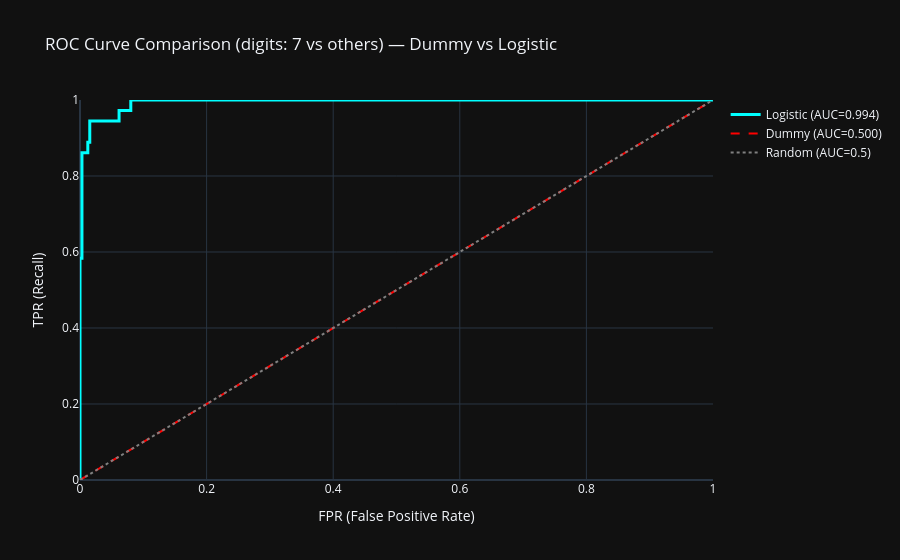

Notebook source saved alongside this figure:
### Markdown cell above
![ROC & AUC: 통계적 구분 능력](스크린샷%202026-02-13%20오후%202.17.10.png)

### Code cell
from sklearn.metrics import roc_curve, roc_auc_score
import numpy as np
import plotly.graph_objects as go

# Dummy: 점수 0만 내는 모델(랜덤 기준선 비교용)
y_proba_dummy = np.zeros(len(y_test_7))

fpr_lr, tpr_lr, _ = roc_curve(y_test_7, proba_7)
auc_lr = roc_auc_score(y_test_7, proba_7)

fpr_dummy, tpr_dummy, _ = roc_curve(y_test_7, y_proba_dummy)
auc_dummy = roc_auc_score(y_test_7, y_proba_dummy)

fig = go.Figure()

fig.add_trace(go.Scatter(
    x=fpr_lr, y=tpr_lr,
    mode="lines",
    name=f"Logistic (AUC={auc_lr:.3f})",
    line=dict(color="cyan", width=3)
))

fig.add_trace(go.Scatter(
    x=fpr_dummy, y=tpr_dummy,
    mode="lines",
    name=f"Dummy (AUC={auc_dummy:.3f})",
    line=dict(color="red", dash="dash")
))

fig.add_trace(go.Scatter(
    x=[0,1], y=[0,1],
    mode="lines",
    name="Random (AUC=0.5)",
    line=dict(color="gray", dash="dot")
))

fig.update_layout(
    title="ROC Curve Comparison (digits: 7 vs others) — Dummy vs Logistic",
    xaxis_title="FPR (False Positive Rate)",
    yaxis_title="TPR (Recall)",
    xaxis=dict(range=[0,1]),
    yaxis=dict(range=[0,1]),
    template="plotly_dark"
)

fig.show()
print(f"[ROC-AUC] Logistic (digits 7): {auc_lr:.3f} | Dummy: {auc_dummy:.3f} | Random≈0.500")

### Figure 1 — Plotly figure (JSON) as saved in the notebook; plotly's stock layout.template omitted (floating-point values rounded to 4 significant figures)
{"data": [{"line": {"color": "cyan", "width": 3}, "mode": "lines", "name": "Logistic (AUC=0.994)", "type": "scatter", "x": [0.0, 0.0, 0.0, 0.003086, 0.003086, 0.01235, 0.01235, 0.01543, 0.01543, 0.06173, 0.06173, 0.08025, 0.08025, 1.0], "y": [0.0, 0.02778, 0.5833, 0.5833, 0.8611, 0.8611, 0.8889, 0.8889, 0.9444, 0.9444, 0.9722, 0.9722, 1.0, 1.0]}, {"line": {"color": "red", "dash": "dash"}, "mode": "lines", "name": "Dummy (AUC=0.500)", "type": "scatter", "x": [0.0, 1.0], "y": [0.0, 1.0]}, {"line": {"color": "gray", "dash": "dot"}, "mode": "lines", "name": "Random (AUC=0.5)", "type": "scatter", "x": [0, 1], "y": [0, 1]}], "layout": {"title": {"text": "ROC Curve Comparison (digits: 7 vs others) — Dummy vs Logistic"}, "xaxis": {"range": [0, 1], "title": {"text": "FPR (False Positive Rate)"}}, "yaxis": {"range": [0, 1], "title": {"text": "TPR (Recall)"}}}}
